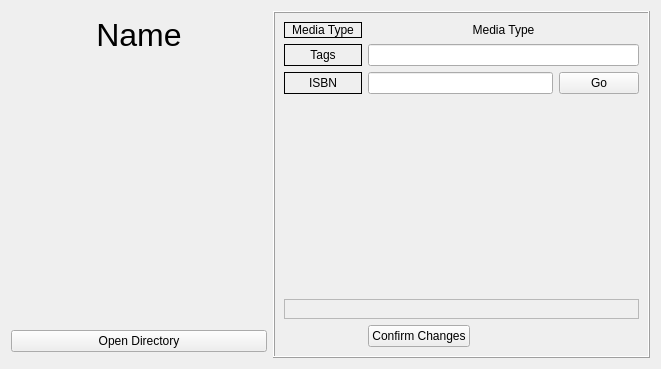
<?xml version="1.0" encoding="UTF-8"?>
<ui version="4.0">
 <class>BookWidget</class>
 <widget class="QWidget" name="BookWidget">
  <property name="geometry">
   <rect>
    <x>0</x>
    <y>0</y>
    <width>661</width>
    <height>369</height>
   </rect>
  </property>
  <property name="windowTitle">
   <string>Form</string>
  </property>
  <layout class="QGridLayout" name="gridLayout">
   <item row="1" column="0">
    <widget class="QLabel" name="name">
     <property name="font">
      <font>
       <pointsize>24</pointsize>
      </font>
     </property>
     <property name="text">
      <string>Name</string>
     </property>
     <property name="alignment">
      <set>Qt::AlignCenter</set>
     </property>
    </widget>
   </item>
   <item row="2" column="0">
    <spacer name="verticalSpacer_2">
     <property name="orientation">
      <enum>Qt::Vertical</enum>
     </property>
     <property name="sizeHint" stdset="0">
      <size>
       <width>20</width>
       <height>40</height>
      </size>
     </property>
    </spacer>
   </item>
   <item row="5" column="0">
    <widget class="QPushButton" name="open_directory_button">
     <property name="text">
      <string>Open Directory</string>
     </property>
    </widget>
   </item>
   <item row="3" column="0">
    <widget class="QLabel" name="icon_label">
     <property name="sizePolicy">
      <sizepolicy hsizetype="Preferred" vsizetype="Preferred">
       <horstretch>0</horstretch>
       <verstretch>0</verstretch>
      </sizepolicy>
     </property>
     <property name="minimumSize">
      <size>
       <width>256</width>
       <height>256</height>
      </size>
     </property>
     <property name="maximumSize">
      <size>
       <width>256</width>
       <height>256</height>
      </size>
     </property>
     <property name="text">
      <string/>
     </property>
     <property name="pixmap">
      <pixmap>../../../../../Downloads/pokemon_folder_icon_by_mikromike-d8mldi8.png</pixmap>
     </property>
     <property name="scaledContents">
      <bool>true</bool>
     </property>
     <property name="alignment">
      <set>Qt::AlignCenter</set>
     </property>
    </widget>
   </item>
   <item row="0" column="1" rowspan="7">
    <widget class="QFrame" name="frame">
     <property name="enabled">
      <bool>true</bool>
     </property>
     <property name="maximumSize">
      <size>
       <width>500</width>
       <height>16777215</height>
      </size>
     </property>
     <property name="frameShape">
      <enum>QFrame::Box</enum>
     </property>
     <property name="frameShadow">
      <enum>QFrame::Raised</enum>
     </property>
     <layout class="QGridLayout" name="gridLayout_2">
      <item row="4" column="0" colspan="4">
       <widget class="QFrame" name="frame_2">
        <property name="frameShape">
         <enum>QFrame::StyledPanel</enum>
        </property>
        <property name="frameShadow">
         <enum>QFrame::Raised</enum>
        </property>
        <layout class="QGridLayout" name="gridLayout_3"/>
       </widget>
      </item>
      <item row="1" column="1" colspan="3">
       <widget class="QLineEdit" name="tags_edit">
        <property name="text">
         <string/>
        </property>
       </widget>
      </item>
      <item row="2" column="3">
       <widget class="QPushButton" name="isbn_url_button">
        <property name="text">
         <string>Go</string>
        </property>
       </widget>
      </item>
      <item row="3" column="0">
       <spacer name="verticalSpacer">
        <property name="orientation">
         <enum>Qt::Vertical</enum>
        </property>
        <property name="sizeHint" stdset="0">
         <size>
          <width>20</width>
          <height>40</height>
         </size>
        </property>
       </spacer>
      </item>
      <item row="5" column="1">
       <widget class="QPushButton" name="confirm_changes_button">
        <property name="text">
         <string>Confirm Changes</string>
        </property>
       </widget>
      </item>
      <item row="2" column="1" colspan="2">
       <widget class="QLineEdit" name="isbn_edit">
        <property name="text">
         <string/>
        </property>
       </widget>
      </item>
      <item row="2" column="0">
       <widget class="QLabel" name="label_2">
        <property name="frameShape">
         <enum>QFrame::Box</enum>
        </property>
        <property name="text">
         <string>ISBN</string>
        </property>
        <property name="alignment">
         <set>Qt::AlignCenter</set>
        </property>
       </widget>
      </item>
      <item row="0" column="0">
       <widget class="QLabel" name="label_4">
        <property name="frameShape">
         <enum>QFrame::Box</enum>
        </property>
        <property name="text">
         <string>Media Type</string>
        </property>
        <property name="alignment">
         <set>Qt::AlignCenter</set>
        </property>
       </widget>
      </item>
      <item row="1" column="0">
       <widget class="QLabel" name="label_3">
        <property name="frameShape">
         <enum>QFrame::Box</enum>
        </property>
        <property name="text">
         <string>Tags</string>
        </property>
        <property name="alignment">
         <set>Qt::AlignCenter</set>
        </property>
       </widget>
      </item>
      <item row="0" column="1" colspan="3">
       <widget class="QLabel" name="media_type_label">
        <property name="text">
         <string>Media Type</string>
        </property>
        <property name="alignment">
         <set>Qt::AlignCenter</set>
        </property>
       </widget>
      </item>
     </layout>
    </widget>
   </item>
   <item row="4" column="0">
    <spacer name="verticalSpacer_3">
     <property name="orientation">
      <enum>Qt::Vertical</enum>
     </property>
     <property name="sizeHint" stdset="0">
      <size>
       <width>20</width>
       <height>40</height>
      </size>
     </property>
    </spacer>
   </item>
  </layout>
 </widget>
 <tabstops>
  <tabstop>tags_edit</tabstop>
  <tabstop>isbn_edit</tabstop>
  <tabstop>isbn_url_button</tabstop>
  <tabstop>confirm_changes_button</tabstop>
 </tabstops>
 <resources/>
 <connections/>
</ui>
